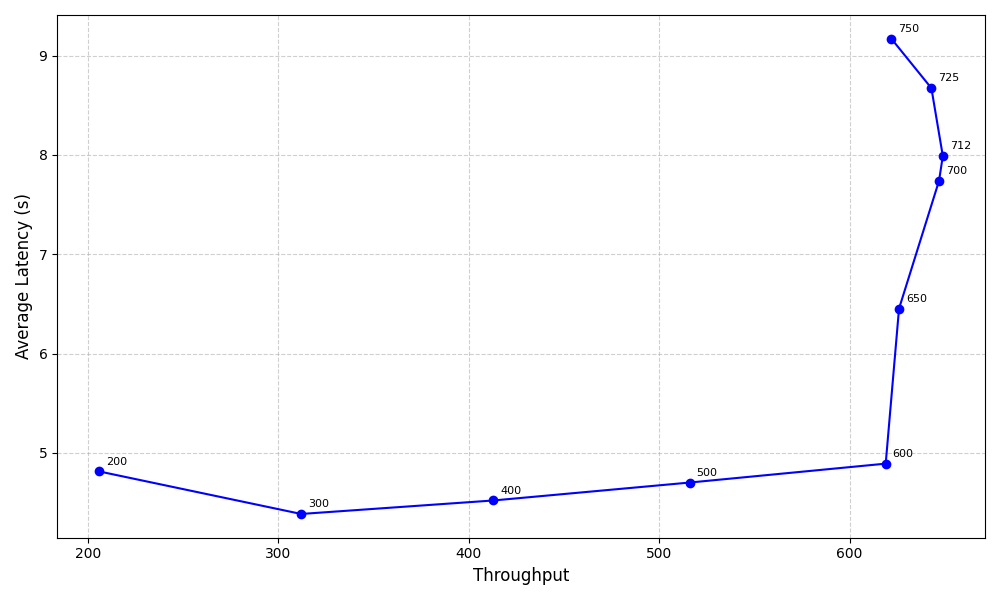

Reproduce this figure in Python.
import json
import matplotlib.pyplot as plt

with open("coordinates.json", "r") as file:
    data = json.load(file)

throughput = []
latency = []
tps = []

for key, values in data.items():
    tps.append(int(key))
    throughput.append(values["throughput"])
    latency.append(values["latency"] / 1e9)

plt.figure(figsize=(10, 6))
plt.plot(throughput, latency, marker="o", linestyle="-", color="blue")

for i in range(len(tps)):
    plt.annotate(str(tps[i]), (throughput[i], latency[i]), textcoords="offset points", xytext=(5, 5), fontsize=8)

plt.xlabel("Throughput", fontsize=12)
plt.ylabel("Average Latency (s)", fontsize=12)
plt.grid(True, linestyle="--", alpha=0.6)
plt.tight_layout()

plt.savefig("dynamic.png")

plt.close()
